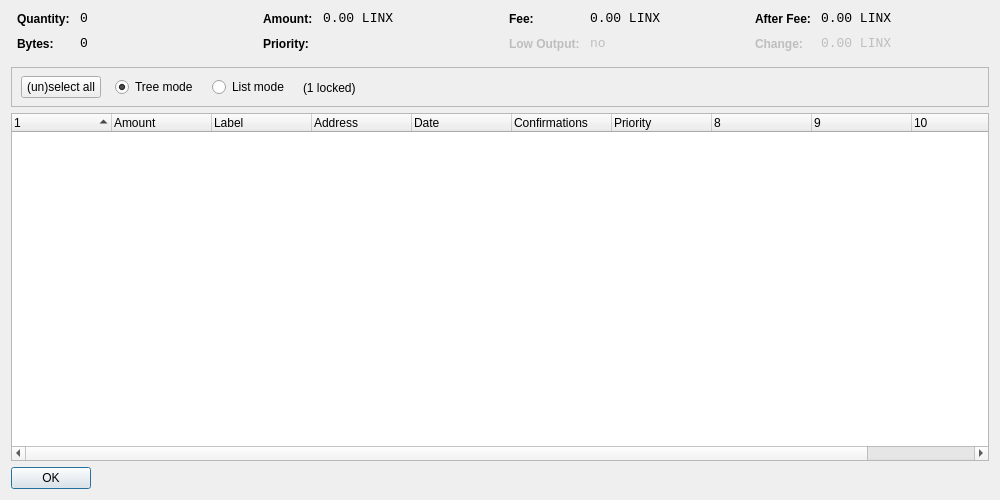
<?xml version="1.0" encoding="UTF-8"?>
<ui version="4.0">
 <class>CoinControlDialog</class>
 <widget class="QDialog" name="CoinControlDialog">
  <property name="geometry">
   <rect>
    <x>0</x>
    <y>0</y>
    <width>1000</width>
    <height>500</height>
   </rect>
  </property>
  <property name="windowTitle">
   <string>Coin Control</string>
  </property>
  <layout class="QVBoxLayout" name="verticalLayout">
   <item>
    <layout class="QHBoxLayout" name="horizontalLayoutTop" stretch="0,0,0,0">
     <property name="topMargin">
      <number>0</number>
     </property>
     <property name="bottomMargin">
      <number>10</number>
     </property>
     <item>
      <layout class="QFormLayout" name="formLayoutCoinControl1">
       <property name="horizontalSpacing">
        <number>10</number>
       </property>
       <property name="verticalSpacing">
        <number>10</number>
       </property>
       <property name="leftMargin">
        <number>6</number>
       </property>
       <property name="rightMargin">
        <number>6</number>
       </property>
       <item row="0" column="0">
        <widget class="QLabel" name="labelCoinControlQuantityText">
         <property name="styleSheet">
          <string notr="true">font-weight:bold;</string>
         </property>
         <property name="text">
          <string>Quantity:</string>
         </property>
        </widget>
       </item>
       <item row="0" column="1">
        <widget class="QLabel" name="labelCoinControlQuantity">
         <property name="font">
          <font>
           <family>Monospace</family>
           <pointsize>10</pointsize>
          </font>
         </property>
         <property name="cursor">
          <cursorShape>IBeamCursor</cursorShape>
         </property>
         <property name="contextMenuPolicy">
          <enum>Qt::ActionsContextMenu</enum>
         </property>
         <property name="text">
          <string notr="true">0</string>
         </property>
         <property name="textInteractionFlags">
          <set>Qt::LinksAccessibleByMouse|Qt::TextSelectableByKeyboard|Qt::TextSelectableByMouse</set>
         </property>
        </widget>
       </item>
       <item row="1" column="0">
        <widget class="QLabel" name="labelCoinControlBytesText">
         <property name="styleSheet">
          <string notr="true">font-weight:bold;</string>
         </property>
         <property name="text">
          <string>Bytes:</string>
         </property>
        </widget>
       </item>
       <item row="1" column="1">
        <widget class="QLabel" name="labelCoinControlBytes">
         <property name="font">
          <font>
           <family>Monospace</family>
           <pointsize>10</pointsize>
          </font>
         </property>
         <property name="cursor">
          <cursorShape>IBeamCursor</cursorShape>
         </property>
         <property name="contextMenuPolicy">
          <enum>Qt::ActionsContextMenu</enum>
         </property>
         <property name="text">
          <string notr="true">0</string>
         </property>
         <property name="textInteractionFlags">
          <set>Qt::LinksAccessibleByMouse|Qt::TextSelectableByKeyboard|Qt::TextSelectableByMouse</set>
         </property>
        </widget>
       </item>
      </layout>
     </item>
     <item>
      <layout class="QFormLayout" name="formLayoutCoinControl2">
       <property name="horizontalSpacing">
        <number>10</number>
       </property>
       <property name="verticalSpacing">
        <number>10</number>
       </property>
       <property name="leftMargin">
        <number>6</number>
       </property>
       <property name="rightMargin">
        <number>6</number>
       </property>
       <item row="0" column="0">
        <widget class="QLabel" name="labelCoinControlAmountText">
         <property name="styleSheet">
          <string notr="true">font-weight:bold;</string>
         </property>
         <property name="text">
          <string>Amount:</string>
         </property>
        </widget>
       </item>
       <item row="0" column="1">
        <widget class="QLabel" name="labelCoinControlAmount">
         <property name="font">
          <font>
           <family>Monospace</family>
           <pointsize>10</pointsize>
          </font>
         </property>
         <property name="cursor">
          <cursorShape>IBeamCursor</cursorShape>
         </property>
         <property name="contextMenuPolicy">
          <enum>Qt::ActionsContextMenu</enum>
         </property>
         <property name="text">
          <string notr="true">0.00 LINX</string>
         </property>
         <property name="textInteractionFlags">
          <set>Qt::LinksAccessibleByMouse|Qt::TextSelectableByKeyboard|Qt::TextSelectableByMouse</set>
         </property>
        </widget>
       </item>
       <item row="1" column="0">
        <widget class="QLabel" name="labelCoinControlPriorityText">
         <property name="styleSheet">
          <string notr="true">font-weight:bold;</string>
         </property>
         <property name="text">
          <string>Priority:</string>
         </property>
        </widget>
       </item>
       <item row="1" column="1">
        <widget class="QLabel" name="labelCoinControlPriority">
         <property name="font">
          <font>
           <family>Monospace</family>
           <pointsize>10</pointsize>
          </font>
         </property>
         <property name="cursor">
          <cursorShape>IBeamCursor</cursorShape>
         </property>
         <property name="contextMenuPolicy">
          <enum>Qt::ActionsContextMenu</enum>
         </property>
         <property name="text">
          <string/>
         </property>
         <property name="textInteractionFlags">
          <set>Qt::LinksAccessibleByMouse|Qt::TextSelectableByKeyboard|Qt::TextSelectableByMouse</set>
         </property>
        </widget>
       </item>
      </layout>
     </item>
     <item>
      <layout class="QFormLayout" name="formLayoutCoinControl3">
       <property name="horizontalSpacing">
        <number>10</number>
       </property>
       <property name="verticalSpacing">
        <number>10</number>
       </property>
       <property name="leftMargin">
        <number>6</number>
       </property>
       <property name="rightMargin">
        <number>6</number>
       </property>
       <item row="0" column="0">
        <widget class="QLabel" name="labelCoinControlFeeText">
         <property name="styleSheet">
          <string notr="true">font-weight:bold;</string>
         </property>
         <property name="text">
          <string>Fee:</string>
         </property>
        </widget>
       </item>
       <item row="0" column="1">
        <widget class="QLabel" name="labelCoinControlFee">
         <property name="font">
          <font>
           <family>Monospace</family>
           <pointsize>10</pointsize>
          </font>
         </property>
         <property name="cursor">
          <cursorShape>IBeamCursor</cursorShape>
         </property>
         <property name="contextMenuPolicy">
          <enum>Qt::ActionsContextMenu</enum>
         </property>
         <property name="text">
          <string notr="true">0.00 LINX</string>
         </property>
         <property name="textInteractionFlags">
          <set>Qt::LinksAccessibleByMouse|Qt::TextSelectableByKeyboard|Qt::TextSelectableByMouse</set>
         </property>
        </widget>
       </item>
       <item row="1" column="0">
        <widget class="QLabel" name="labelCoinControlLowOutputText">
         <property name="enabled">
          <bool>false</bool>
         </property>
         <property name="styleSheet">
          <string notr="true">font-weight:bold;</string>
         </property>
         <property name="text">
          <string>Low Output:</string>
         </property>
        </widget>
       </item>
       <item row="1" column="1">
        <widget class="QLabel" name="labelCoinControlLowOutput">
         <property name="enabled">
          <bool>false</bool>
         </property>
         <property name="font">
          <font>
           <family>Monospace</family>
           <pointsize>10</pointsize>
          </font>
         </property>
         <property name="cursor">
          <cursorShape>IBeamCursor</cursorShape>
         </property>
         <property name="contextMenuPolicy">
          <enum>Qt::ActionsContextMenu</enum>
         </property>
         <property name="text">
          <string>no</string>
         </property>
         <property name="textInteractionFlags">
          <set>Qt::LinksAccessibleByMouse|Qt::TextSelectableByKeyboard|Qt::TextSelectableByMouse</set>
         </property>
        </widget>
       </item>
      </layout>
     </item>
     <item>
      <layout class="QFormLayout" name="formLayoutCoinControl4">
       <property name="horizontalSpacing">
        <number>10</number>
       </property>
       <property name="verticalSpacing">
        <number>10</number>
       </property>
       <property name="leftMargin">
        <number>6</number>
       </property>
       <property name="rightMargin">
        <number>6</number>
       </property>
       <item row="0" column="0">
        <widget class="QLabel" name="labelCoinControlAfterFeeText">
         <property name="styleSheet">
          <string notr="true">font-weight:bold;</string>
         </property>
         <property name="text">
          <string>After Fee:</string>
         </property>
        </widget>
       </item>
       <item row="0" column="1">
        <widget class="QLabel" name="labelCoinControlAfterFee">
         <property name="font">
          <font>
           <family>Monospace</family>
           <pointsize>10</pointsize>
          </font>
         </property>
         <property name="cursor">
          <cursorShape>IBeamCursor</cursorShape>
         </property>
         <property name="contextMenuPolicy">
          <enum>Qt::ActionsContextMenu</enum>
         </property>
         <property name="text">
          <string notr="true">0.00 LINX</string>
         </property>
         <property name="textInteractionFlags">
          <set>Qt::LinksAccessibleByMouse|Qt::TextSelectableByKeyboard|Qt::TextSelectableByMouse</set>
         </property>
        </widget>
       </item>
       <item row="1" column="0">
        <widget class="QLabel" name="labelCoinControlChangeText">
         <property name="enabled">
          <bool>false</bool>
         </property>
         <property name="styleSheet">
          <string notr="true">font-weight:bold;</string>
         </property>
         <property name="text">
          <string>Change:</string>
         </property>
        </widget>
       </item>
       <item row="1" column="1">
        <widget class="QLabel" name="labelCoinControlChange">
         <property name="enabled">
          <bool>false</bool>
         </property>
         <property name="font">
          <font>
           <family>Monospace</family>
           <pointsize>10</pointsize>
          </font>
         </property>
         <property name="cursor">
          <cursorShape>IBeamCursor</cursorShape>
         </property>
         <property name="contextMenuPolicy">
          <enum>Qt::ActionsContextMenu</enum>
         </property>
         <property name="text">
          <string notr="true">0.00 LINX</string>
         </property>
         <property name="textInteractionFlags">
          <set>Qt::LinksAccessibleByMouse|Qt::TextSelectableByKeyboard|Qt::TextSelectableByMouse</set>
         </property>
        </widget>
       </item>
      </layout>
     </item>
    </layout>
   </item>
   <item>
    <widget class="QFrame" name="frame">
     <property name="minimumSize">
      <size>
       <width>0</width>
       <height>40</height>
      </size>
     </property>
     <property name="frameShape">
      <enum>QFrame::StyledPanel</enum>
     </property>
     <property name="frameShadow">
      <enum>QFrame::Sunken</enum>
     </property>
     <widget class="QWidget" name="horizontalLayoutWidget">
      <property name="geometry">
       <rect>
        <x>10</x>
        <y>0</y>
        <width>781</width>
        <height>41</height>
       </rect>
      </property>
      <layout class="QHBoxLayout" name="horizontalLayoutPanel" stretch="0,0,0,0,0">
       <property name="spacing">
        <number>14</number>
       </property>
       <item>
        <widget class="QPushButton" name="pushButtonSelectAll">
         <property name="sizePolicy">
          <sizepolicy hsizetype="Maximum" vsizetype="Fixed">
           <horstretch>0</horstretch>
           <verstretch>0</verstretch>
          </sizepolicy>
         </property>
         <property name="text">
          <string>(un)select all</string>
         </property>
        </widget>
       </item>
       <item>
        <widget class="QRadioButton" name="radioTreeMode">
         <property name="sizePolicy">
          <sizepolicy hsizetype="Maximum" vsizetype="Fixed">
           <horstretch>0</horstretch>
           <verstretch>0</verstretch>
          </sizepolicy>
         </property>
         <property name="text">
          <string>Tree mode</string>
         </property>
         <property name="checked">
          <bool>true</bool>
         </property>
        </widget>
       </item>
       <item>
        <widget class="QRadioButton" name="radioListMode">
         <property name="sizePolicy">
          <sizepolicy hsizetype="Maximum" vsizetype="Fixed">
           <horstretch>0</horstretch>
           <verstretch>0</verstretch>
          </sizepolicy>
         </property>
         <property name="text">
          <string>List mode</string>
         </property>
        </widget>
       </item>
       <item>
        <widget class="QLabel" name="labelLocked">
         <property name="text">
          <string>(1 locked)</string>
         </property>
        </widget>
       </item>
       <item>
        <spacer name="horizontalSpacer">
         <property name="orientation">
          <enum>Qt::Horizontal</enum>
         </property>
         <property name="sizeHint" stdset="0">
          <size>
           <width>40</width>
           <height>20</height>
          </size>
         </property>
        </spacer>
       </item>
      </layout>
     </widget>
    </widget>
   </item>
   <item>
    <widget class="CoinControlTreeWidget" name="treeWidget">
     <property name="contextMenuPolicy">
      <enum>Qt::CustomContextMenu</enum>
     </property>
     <property name="sortingEnabled">
      <bool>false</bool>
     </property>
     <property name="columnCount">
      <number>11</number>
     </property>
     <attribute name="headerShowSortIndicator" stdset="0">
      <bool>true</bool>
     </attribute>
     <attribute name="headerStretchLastSection">
      <bool>false</bool>
     </attribute>
     <column>
      <property name="text">
       <string/>
      </property>
     </column>
     <column>
      <property name="text">
       <string>Amount</string>
      </property>
     </column>
     <column>
      <property name="text">
       <string notr="true">Label</string>
      </property>
     </column>
     <column>
      <property name="text">
       <string>Address</string>
      </property>
     </column>
     <column>
      <property name="text">
       <string>Date</string>
      </property>
     </column>
     <column>
      <property name="text">
       <string>Confirmations</string>
      </property>
      <property name="toolTip">
       <string>Confirmed</string>
      </property>
     </column>
     <column>
      <property name="text">
       <string>Priority</string>
      </property>
     </column>
     <column>
      <property name="text">
       <string/>
      </property>
     </column>
     <column>
      <property name="text">
       <string/>
      </property>
     </column>
     <column>
      <property name="text">
       <string/>
      </property>
     </column>
     <column>
      <property name="text">
       <string/>
      </property>
     </column>
    </widget>
   </item>
   <item>
    <widget class="QDialogButtonBox" name="buttonBox">
     <property name="sizePolicy">
      <sizepolicy hsizetype="Maximum" vsizetype="Fixed">
       <horstretch>0</horstretch>
       <verstretch>0</verstretch>
      </sizepolicy>
     </property>
     <property name="orientation">
      <enum>Qt::Horizontal</enum>
     </property>
     <property name="standardButtons">
      <set>QDialogButtonBox::Ok</set>
     </property>
    </widget>
   </item>
  </layout>
 </widget>
 <customwidgets>
  <customwidget>
   <class>CoinControlTreeWidget</class>
   <extends>QTreeWidget</extends>
   <header>coincontroltreewidget.h</header>
  </customwidget>
 </customwidgets>
 <resources/>
 <connections/>
</ui>
